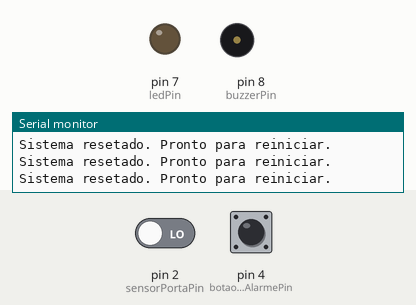
Recording of a sketch running on a simulated Arduino Uno, built with avr-gcc and run on an emulated ATmega328P. On the bench: output pins drawn as LEDs (lit = HIGH), buzzer (waves = sounding, pin HIGH), the last lines printed to the serial monitor. Dashed ring = blinking. Inputs (shaded band) come from the test bench; at power-on: pin 2 (sensorPortaPin) LOW, pin 4 (botaoSilenciarAlarmePin) HIGH.

Above: at 1.2 s.
1.3 s: pin 2 (sensorPortaPin) driven HIGH
4.3 s: pin 4 (botaoSilenciarAlarmePin) pulled LOW for 0.15 s
At 5.2 s:
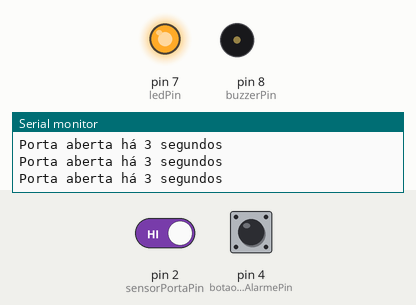
5.9 s: pin 4 (botaoSilenciarAlarmePin) pulled LOW for 1 s
9.9 s: pin 2 (sensorPortaPin) driven LOW
At 10.7 s:
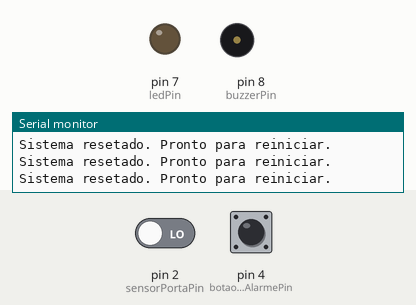
11.4 s: pin 2 (sensorPortaPin) driven HIGH
14.4 s: pin 2 (sensorPortaPin) driven LOW and pin 4 (botaoSilenciarAlarmePin) driven LOW
At 15.4 s:
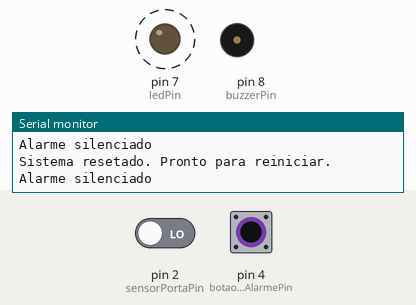
Timing chart, 0 to 18.4 s (numbered marks = the images above; inputs shaded):
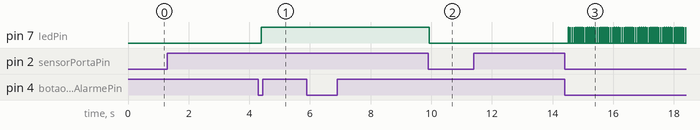

Measured:
- after the input at 4.3 s, pin 7 (ledPin): LOW → HIGH after 0.09 s
- after the input at 9.9 s, pin 7 (ledPin): HIGH → LOW at once
- after the input at 14.4 s, pin 7 (ledPin): alternates HIGH for 0.01 s and LOW for 0.05 s, starting after 0.12 s; pin 8 (buzzerPin): stays LOW (without the input it goes to HIGH after 2.0 s)

The sketch:

script_sensor.ino
```cpp
// Pinos de conexão
const int sensorPortaPin = 2;          // Pino do sensor que simula a porta
const int botaoSilenciarAlarmePin = 4; // Pino do botão para silenciar o alarme temporariamente
const int buzzerPin = 8;                // Pino do buzzer
const int ledPin = 7;                   // Pino do LED

// Variáveis de estado
bool alarmeAtivo = false;
bool alarmeSilenciado = false;          // Estado para indicar se o alarme está silenciado
unsigned long tempoAberto = 0;
const unsigned long tempoLimite = 5000; // Tempo limite em milissegundos

// Variáveis para debouncing
unsigned long lastDebounceTime = 0; // O último tempo em que o estado foi alterado
unsigned long debounceDelay = 50;    // Tempo de debounce
int lastLeitura = HIGH;               // Última leitura do botão

void setup() {
  pinMode(sensorPortaPin, INPUT);
  pinMode(botaoSilenciarAlarmePin, INPUT_PULLUP); // Use INPUT_PULLUP para ativar a resistência interna
  pinMode(buzzerPin, OUTPUT);
  pinMode(ledPin, OUTPUT);            // Configura o pino do LED como saída
  Serial.begin(9600); // Inicia o monitor serial
}

void loop() {
  int estadoPorta = digitalRead(sensorPortaPin);
  int leituraAtual = digitalRead(botaoSilenciarAlarmePin);

  // Verifica se a leitura do botão mudou desde a última verificação
  if (leituraAtual != lastLeitura) {
    lastDebounceTime = millis(); // Reinicia o timer de debounce
  }

  // Verifica se a leitura está estável
  if ((millis() - lastDebounceTime) > debounceDelay) {
    // Se a leitura está estável e é diferente do estado anterior
    if (leituraAtual == LOW) { // Botão pressionado
      alarmeSilenciado = true; // Silencia o alarme
      digitalWrite(buzzerPin, LOW); // Desliga o buzzer
      digitalWrite(ledPin, HIGH);     // Desliga o LED imediatamente
      Serial.println("Alarme silenciado");
    }
  }

  lastLeitura = leituraAtual; // Atualiza a leitura anterior

  if (estadoPorta == HIGH) { // Porta aberta
    if (tempoAberto == 0) {
      tempoAberto = millis(); // Inicia a contagem do tempo
    }
    unsigned long tempoDecorrido = (millis() - tempoAberto) / 1000;
    Serial.println("Porta aberta há " + String(tempoDecorrido) + " segundos");

    // Ativa o alarme se o tempo aberto exceder o limite
    if (millis() - tempoAberto > tempoLimite && !alarmeAtivo && !alarmeSilenciado) {
      alarmeAtivo = true;
      digitalWrite(buzzerPin, HIGH); // Ativa o alarme
      Serial.println("Alarme ativado!");
    }
  } else { // Porta fechada (LOW)
    // Reinicia todas as variáveis de estado ao fechar a porta
    tempoAberto = 0;
    alarmeAtivo = false;
    alarmeSilenciado = false; // Resetar o silenciamento
    digitalWrite(buzzerPin, LOW); // Desativa o alarme
    digitalWrite(ledPin, LOW);     // Liga o LED
    Serial.println("Sistema resetado. Pronto para reiniciar.");
  }

  delay(10); // Pequeno atraso para estabilizar a leitura
}
```
